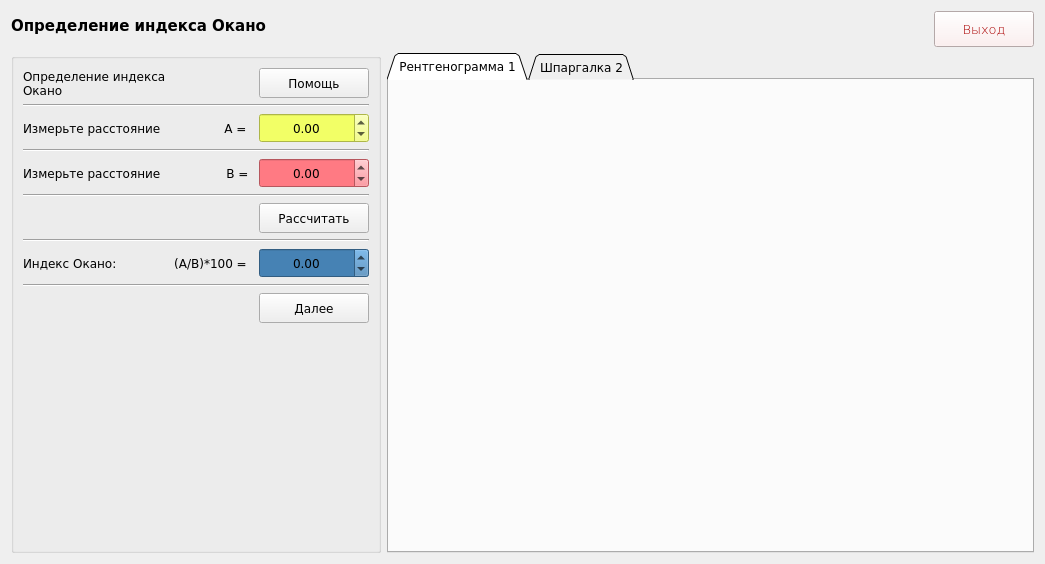
<?xml version="1.0" encoding="UTF-8"?>
<ui version="4.0">
 <class>Form2</class>
 <widget class="QWidget" name="Form2">
  <property name="geometry">
   <rect>
    <x>0</x>
    <y>0</y>
    <width>1045</width>
    <height>554</height>
   </rect>
  </property>
  <property name="windowTitle">
   <string>Form</string>
  </property>
  <property name="styleSheet">
   <string notr="true"/>
  </property>
  <layout class="QGridLayout" name="gridLayout">
   <item row="0" column="0" colspan="2">
    <widget class="QLabel" name="label_12">
     <property name="minimumSize">
      <size>
       <width>0</width>
       <height>30</height>
      </size>
     </property>
     <property name="font">
      <font>
       <family>Verdana</family>
       <pointsize>11</pointsize>
       <weight>75</weight>
       <italic>false</italic>
       <bold>true</bold>
      </font>
     </property>
     <property name="styleSheet">
      <string notr="true">font: 75 11pt &quot;Verdana&quot;;
font-weight: bold;</string>
     </property>
     <property name="text">
      <string>Определение индекса Окано</string>
     </property>
    </widget>
   </item>
   <item row="0" column="2" rowspan="2">
    <widget class="QPushButton" name="pushButton_5">
     <property name="enabled">
      <bool>true</bool>
     </property>
     <property name="maximumSize">
      <size>
       <width>100</width>
       <height>50</height>
      </size>
     </property>
     <property name="font">
      <font>
       <family>Verdana</family>
       <pointsize>10</pointsize>
       <weight>9</weight>
       <italic>false</italic>
       <bold>false</bold>
      </font>
     </property>
     <property name="cursor">
      <cursorShape>PointingHandCursor</cursorShape>
     </property>
     <property name="styleSheet">
      <string notr="true">background-color: #fcebeb;
font: 75 10pt &quot;Verdana&quot;;
color: rgb(170, 0, 0);
</string>
     </property>
     <property name="text">
      <string>Выход</string>
     </property>
     <property name="default">
      <bool>false</bool>
     </property>
    </widget>
   </item>
   <item row="2" column="1" colspan="2">
    <widget class="QTabWidget" name="tabWidget">
     <property name="minimumSize">
      <size>
       <width>500</width>
       <height>500</height>
      </size>
     </property>
     <property name="font">
      <font>
       <family>Verdana</family>
       <pointsize>9</pointsize>
      </font>
     </property>
     <property name="tabShape">
      <enum>QTabWidget::Triangular</enum>
     </property>
     <property name="currentIndex">
      <number>0</number>
     </property>
     <property name="tabsClosable">
      <bool>false</bool>
     </property>
     <widget class="QWidget" name="tab">
      <attribute name="title">
       <string>Рентгенограмма 1</string>
      </attribute>
     </widget>
     <widget class="QWidget" name="tab_2">
      <attribute name="title">
       <string>Шпаргалка 2</string>
      </attribute>
     </widget>
    </widget>
   </item>
   <item row="2" column="0">
    <widget class="QGroupBox" name="groupBox">
     <property name="minimumSize">
      <size>
       <width>370</width>
       <height>0</height>
      </size>
     </property>
     <property name="maximumSize">
      <size>
       <width>370</width>
       <height>16777215</height>
      </size>
     </property>
     <property name="font">
      <font>
       <family>Verdana</family>
       <pointsize>9</pointsize>
      </font>
     </property>
     <property name="title">
      <string/>
     </property>
     <layout class="QGridLayout" name="gridLayout_2">
      <item row="7" column="0" colspan="2">
       <widget class="QLabel" name="label_4">
        <property name="font">
         <font>
          <family>Verdana</family>
          <pointsize>9</pointsize>
         </font>
        </property>
        <property name="text">
         <string>Измерьте расстояние </string>
        </property>
        <property name="wordWrap">
         <bool>true</bool>
        </property>
       </widget>
      </item>
      <item row="11" column="0">
       <widget class="QLabel" name="label_9">
        <property name="font">
         <font>
          <family>Verdana</family>
          <pointsize>9</pointsize>
         </font>
        </property>
        <property name="text">
         <string>Индекс Окано:</string>
        </property>
        <property name="wordWrap">
         <bool>true</bool>
        </property>
       </widget>
      </item>
      <item row="1" column="0" colspan="3">
       <widget class="QLabel" name="label_2">
        <property name="font">
         <font>
          <family>Verdana</family>
          <pointsize>9</pointsize>
         </font>
        </property>
        <property name="text">
         <string>Определение индекса Окано</string>
        </property>
        <property name="wordWrap">
         <bool>true</bool>
        </property>
       </widget>
      </item>
      <item row="17" column="3">
       <spacer name="verticalSpacer">
        <property name="font">
         <font>
          <family>Verdana</family>
          <pointsize>9</pointsize>
         </font>
        </property>
        <property name="orientation">
         <enum>Qt::Vertical</enum>
        </property>
        <property name="sizeHint" stdset="0">
         <size>
          <width>20</width>
          <height>40</height>
         </size>
        </property>
       </spacer>
      </item>
      <item row="12" column="0" colspan="5">
       <widget class="Line" name="line_5">
        <property name="font">
         <font>
          <family>Verdana</family>
          <pointsize>9</pointsize>
         </font>
        </property>
        <property name="orientation">
         <enum>Qt::Horizontal</enum>
        </property>
       </widget>
      </item>
      <item row="2" column="0" colspan="5">
       <widget class="Line" name="line">
        <property name="font">
         <font>
          <family>Verdana</family>
          <pointsize>9</pointsize>
         </font>
        </property>
        <property name="orientation">
         <enum>Qt::Horizontal</enum>
        </property>
       </widget>
      </item>
      <item row="1" column="4">
       <widget class="QPushButton" name="pushButton_2">
        <property name="minimumSize">
         <size>
          <width>110</width>
          <height>30</height>
         </size>
        </property>
        <property name="maximumSize">
         <size>
          <width>110</width>
          <height>16777215</height>
         </size>
        </property>
        <property name="font">
         <font>
          <family>Verdana</family>
          <pointsize>9</pointsize>
         </font>
        </property>
        <property name="cursor">
         <cursorShape>PointingHandCursor</cursorShape>
        </property>
        <property name="text">
         <string>Помощь</string>
        </property>
        <property name="flat">
         <bool>false</bool>
        </property>
       </widget>
      </item>
      <item row="3" column="0" colspan="2">
       <widget class="QLabel" name="label_3">
        <property name="font">
         <font>
          <family>Verdana</family>
          <pointsize>9</pointsize>
         </font>
        </property>
        <property name="text">
         <string>Измерьте расстояние </string>
        </property>
        <property name="wordWrap">
         <bool>true</bool>
        </property>
       </widget>
      </item>
      <item row="10" column="0" colspan="5">
       <widget class="Line" name="line_4">
        <property name="font">
         <font>
          <family>Verdana</family>
          <pointsize>9</pointsize>
         </font>
        </property>
        <property name="orientation">
         <enum>Qt::Horizontal</enum>
        </property>
       </widget>
      </item>
      <item row="8" column="0" colspan="5">
       <widget class="Line" name="line_3">
        <property name="font">
         <font>
          <family>Verdana</family>
          <pointsize>9</pointsize>
         </font>
        </property>
        <property name="orientation">
         <enum>Qt::Horizontal</enum>
        </property>
       </widget>
      </item>
      <item row="4" column="0" colspan="5">
       <widget class="Line" name="line_2">
        <property name="font">
         <font>
          <family>Verdana</family>
          <pointsize>9</pointsize>
         </font>
        </property>
        <property name="orientation">
         <enum>Qt::Horizontal</enum>
        </property>
       </widget>
      </item>
      <item row="3" column="4">
       <widget class="QDoubleSpinBox" name="doubleSpinBox">
        <property name="minimumSize">
         <size>
          <width>0</width>
          <height>30</height>
         </size>
        </property>
        <property name="font">
         <font>
          <family>Verdana</family>
          <pointsize>9</pointsize>
         </font>
        </property>
        <property name="styleSheet">
         <string notr="true">background-color: #f2ff66;</string>
        </property>
        <property name="alignment">
         <set>Qt::AlignCenter</set>
        </property>
        <property name="minimum">
         <double>-10000.000000000000000</double>
        </property>
        <property name="maximum">
         <double>10000.000000000000000</double>
        </property>
        <property name="singleStep">
         <double>0.100000000000000</double>
        </property>
       </widget>
      </item>
      <item row="7" column="4">
       <widget class="QDoubleSpinBox" name="doubleSpinBox_2">
        <property name="minimumSize">
         <size>
          <width>0</width>
          <height>30</height>
         </size>
        </property>
        <property name="font">
         <font>
          <family>Verdana</family>
          <pointsize>9</pointsize>
         </font>
        </property>
        <property name="styleSheet">
         <string notr="true">background-color: #ff7a83;</string>
        </property>
        <property name="alignment">
         <set>Qt::AlignCenter</set>
        </property>
        <property name="minimum">
         <double>-10000.000000000000000</double>
        </property>
        <property name="maximum">
         <double>10000.000000000000000</double>
        </property>
        <property name="singleStep">
         <double>0.100000000000000</double>
        </property>
       </widget>
      </item>
      <item row="13" column="4">
       <widget class="QPushButton" name="pushButton_4">
        <property name="minimumSize">
         <size>
          <width>110</width>
          <height>30</height>
         </size>
        </property>
        <property name="maximumSize">
         <size>
          <width>110</width>
          <height>16777215</height>
         </size>
        </property>
        <property name="font">
         <font>
          <family>Verdana</family>
          <pointsize>9</pointsize>
         </font>
        </property>
        <property name="cursor">
         <cursorShape>PointingHandCursor</cursorShape>
        </property>
        <property name="text">
         <string>Далее</string>
        </property>
        <property name="flat">
         <bool>false</bool>
        </property>
       </widget>
      </item>
      <item row="9" column="4">
       <widget class="QPushButton" name="pushButton_3">
        <property name="minimumSize">
         <size>
          <width>110</width>
          <height>30</height>
         </size>
        </property>
        <property name="maximumSize">
         <size>
          <width>110</width>
          <height>16777215</height>
         </size>
        </property>
        <property name="font">
         <font>
          <family>Verdana</family>
          <pointsize>9</pointsize>
         </font>
        </property>
        <property name="cursor">
         <cursorShape>PointingHandCursor</cursorShape>
        </property>
        <property name="text">
         <string>Рассчитать</string>
        </property>
        <property name="flat">
         <bool>false</bool>
        </property>
       </widget>
      </item>
      <item row="11" column="4">
       <widget class="QDoubleSpinBox" name="doubleSpinBox_3">
        <property name="minimumSize">
         <size>
          <width>0</width>
          <height>30</height>
         </size>
        </property>
        <property name="font">
         <font>
          <family>Verdana</family>
          <pointsize>9</pointsize>
         </font>
        </property>
        <property name="styleSheet">
         <string notr="true">background-color: #4682B4;</string>
        </property>
        <property name="alignment">
         <set>Qt::AlignCenter</set>
        </property>
        <property name="minimum">
         <double>-10000.000000000000000</double>
        </property>
        <property name="maximum">
         <double>10000.000000000000000</double>
        </property>
        <property name="singleStep">
         <double>0.100000000000000</double>
        </property>
       </widget>
      </item>
      <item row="3" column="3">
       <widget class="QLabel" name="label_5">
        <property name="font">
         <font>
          <family>Verdana</family>
          <pointsize>9</pointsize>
         </font>
        </property>
        <property name="text">
         <string>  A = </string>
        </property>
        <property name="alignment">
         <set>Qt::AlignCenter</set>
        </property>
       </widget>
      </item>
      <item row="7" column="3">
       <widget class="QLabel" name="label_7">
        <property name="font">
         <font>
          <family>Verdana</family>
          <pointsize>9</pointsize>
         </font>
        </property>
        <property name="text">
         <string>  B =</string>
        </property>
        <property name="alignment">
         <set>Qt::AlignCenter</set>
        </property>
       </widget>
      </item>
      <item row="11" column="2" colspan="2">
       <widget class="QLabel" name="label_10">
        <property name="font">
         <font>
          <family>Verdana</family>
          <pointsize>9</pointsize>
         </font>
        </property>
        <property name="text">
         <string> (А/В)*100 = </string>
        </property>
        <property name="alignment">
         <set>Qt::AlignCenter</set>
        </property>
       </widget>
      </item>
     </layout>
    </widget>
   </item>
  </layout>
 </widget>
 <resources/>
 <connections/>
</ui>
